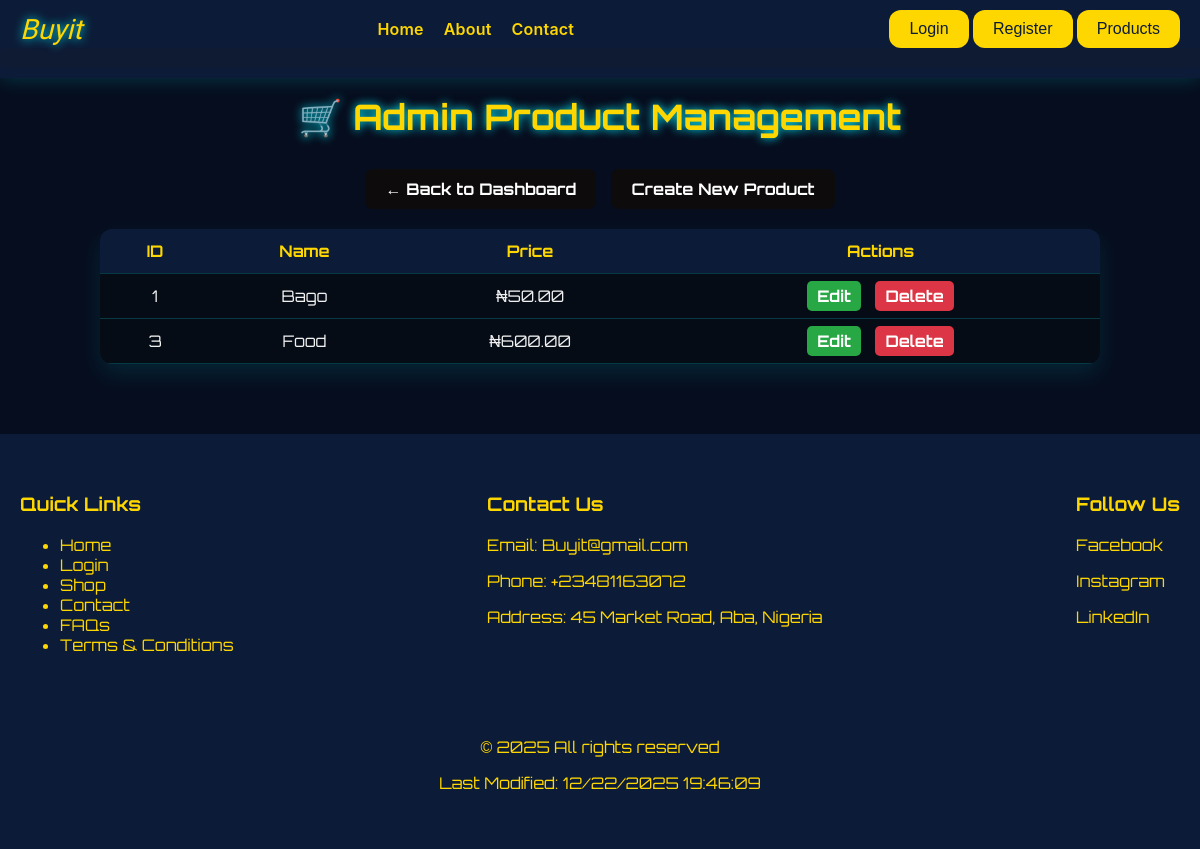
Screenshot of /admin-dashboard/products/ (signed in) with the database file from the repository.
### shop/models.py (models this page shows, shortened)
class Product(models.Model):
    name = models.CharField(max_length=200)
    description = models.TextField()
    category = models.ForeignKey(Category, on_delete=models.CASCADE, related_name='products',null=True, blank=True)
    price = models.DecimalField(max_digits=10, decimal_places=2)
    image = models.ImageField(upload_to='image/', blank=True, null=True)
    created_at = models.DateTimeField(auto_now_add=True)

### shop/admin_views.py (the view)
@login_required
@admin_required
def products_list(request):
    products = Product.objects.all()
    return render(request, 'aproduct_list.html', {'products': products})

### shop/decorate.py (called while the page is built)
def admin_required(view_func):
    @wraps(view_func)
    def wrapper(request, *args, **kwargs):
        if not request.user.is_authenticated:
            return redirect("login")
        profile, created = Profile.objects.get_or_create(user=request.user)
        if not profile.is_custom_admin:
            messages.error(request, "Access denied. Admins only.")
            return redirect("product_list")
        return view_func(request, *args, **kwargs)
    return wrapper

### shop/templates/aproduct_list.html (shortened to what this page needs)
{% extends 'base.html' %}
{% block content %}
<div class="admin-container">
    <h1>🛒 Admin Product Management</h1>
    <div class="admin-links">
        <a href="{% url 'admin-dashboard' %}">← Back to Dashboard</a>
        <a href="{% url 'admin-product-add' %}">Create New Product</a>
    </div>
    <table>
        <tr>
            <th>ID</th>
            <th>Name</th>
            <th>Price</th>
            <th>Actions</th>
        </tr>
        {% for product in products %}
        <tr>
            <td>{{ product.id }}</td>
            <td>{{ product.name }}</td>
            <td>₦{{ product.price }}</td>
            <td class="actions">
                <a href="{% url 'admin-product-edit' product.id %}" class="edit">Edit</a>
                <a href="{% url 'admin-product-delete' product.id %}" class="delete">Delete</a>
            </td>
        </tr>
        {% empty %}
        <tr>
            <td colspan="4">No products found</td>
        </tr>
        {% endfor %}
    </table>
</div>
{% endblock content %}

### shop/templates/aproduct_list.html (style rules this page uses)
body { background-color: #0a1f3d; font-family: 'Orbitron', sans-serif; color: #f0f0f0; }
.admin-container { max-width: 1000px; margin: 50px auto; padding: 20px; }
.admin-container h1 { text-align: center; color: #ffd700; text-shadow: 0 0 10px #00f0ff; font-size: 2.2rem; margin-bottom: 30px; animation: glow 2s infinite alternate; }
.admin-links { display: flex; justify-content: center; gap: 15px; margin-bottom: 20px; }
.admin-links a { padding: 10px 20px; background-color: rgb(14,11,12); color: #fff; text-decoration: none; border-radius: 8px; transition: all 0.3s ease; font-weight: bold; }
table { width: 100%; border-collapse: collapse; background: linear-gradient(rgba(0,0,0,0.7), rgba(0,0,0,0.7)), #13294b; border-radius: 12px; overflow: hidden; box-shadow: 0 10px 25px rgba(0,255,255,0.1); }
th, td { padding: 12px 15px; text-align: center; border-bottom: 1px solid #00f0ff33; }
th { background-color: #0c1c38; color: #ffd700; font-size: 1rem; }
.actions a { padding: 5px 10px; margin: 0 5px; border-radius: 5px; text-decoration: none; color: #fff; font-weight: bold; }
.actions a.edit { background-color: #28a745; }
.actions a.delete { background-color: #dc3545; }

### shop/templates/base.html (style rules this page uses)
body { background-color: #060d1e; color: #f0f0f0; font-family: 'Orbitron', sans-serif; margin: 0; padding: 0; overflow-x: hidden; }
a { text-decoration: none; color: #ffd700; transition: 0.3s; }

### rows the page displays
Product: id "1", name "Bago", price "50.00"
Product: id "3", name "Food", price "600.00"
